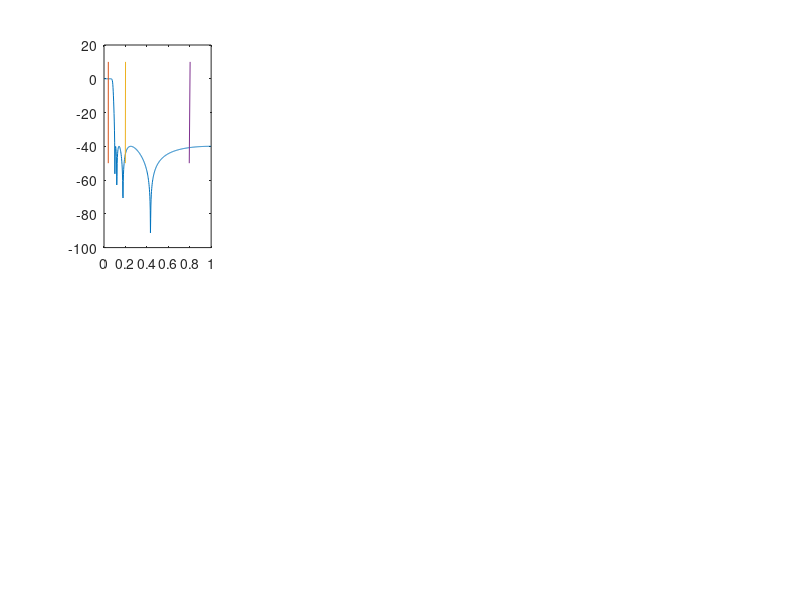

Source code (MATLAB): (Note: this script raises an error after producing the figure.)
function FiltersDigital
   
    Np = 3; % number of periods
    % Frequences
    Om = [1 5 20];
    % Amplitudes
    Amp = [10 3 1];
    AmpN = 0; % noise amplitude    % Phases
    Phi = [0 pi/2 pi/3];
    fd = 8; % sampling frequency
    Omd = pi*fd;
    
    %
    h_min = -50;
    h_max = 10;
    H = [h_min h_max];
    Om1 = [Om(1)/Omd 1.01*Om(1)/Omd];
    Om2 = [Om(2)/Omd 1.01*Om(2)/Omd];
    Om3 = [Om(3)/Omd 1.01*Om(3)/Omd];
   
    % INPUT SIGNAL
    T = 1 / fd;
    t = 0:T:Np*max(2*pi./Om);   
    s = signal(t, Om, Amp, AmpN, Phi);
    
    % IIR FILTERS
    Wlp = 0.1;
    Whp = 0.3;
    Wbp = [0.1 0.3];
    Wbs = [0.1 0.9];
    n = 8; % filter order
    Rs = 40; % dB of attenuation
    
    % lowpass
    [b,a] = cheby2(n,Rs,Wlp);
    dataIn = s;
    dataOut = filter(b,a,dataIn);
    subplot(2,4,1);
    [h,w] = freqz(b,a);
    plot(w/pi,20*log10(abs(h)), Om1, H, Om2, H, Om3, H);
    ax = gca;
    ax.YLim = [h_min h_max];
    ax.XTick = 0:.5:2;
    xlabel('Normalized Frequency (\times\pi rad/sample)')
    ylabel('Magnitude (dB)')
    title('lowpass');
    subplot(2,4,5);
    plot(t, dataIn, t, dataOut);
    
    % highpass
    [b,a] = cheby2(n,Rs,Whp,'high');
    dataIn = s;
    dataOut = filter(b,a,dataIn);
    subplot(2,4,2);
    [h,w] = freqz(b,a);
    plot(w/pi,20*log10(abs(h)), Om1, H, Om2, H, Om3, H);
    ax = gca;
    ax.YLim = [h_min h_max];
    ax.XTick = 0:.5:2;
    xlabel('Normalized Frequency (\times\pi rad/sample)')
    ylabel('Magnitude (dB)')
    title('highpass');
    subplot(2,4,6);
    plot(t, dataIn, t, dataOut); 
    
     % bandpass
    [b,a] = cheby2(n,Rs,Wbp,'bandpass');
    dataIn = s;
    dataOut = filter(b,a,dataIn);
    subplot(2,4,3);
    [h,w] = freqz(b,a);
    plot(w/pi,20*log10(abs(h)), Om1, H, Om2, H, Om3, H);
    ax = gca;
    ax.YLim = [h_min h_max];
    ax.XTick = 0:.5:2;
    xlabel('Normalized Frequency (\times\pi rad/sample)')
    ylabel('Magnitude (dB)')
    title('bandpass');
    subplot(2,4,7);
    plot(t, dataIn, t, dataOut);
    
     % bandstop
    [b,a] = cheby2(n,Rs,Wbs,'stop');
    dataIn = s;
    dataOut = filter(b,a,dataIn);
    subplot(2,4,4);
    [h,w] = freqz(b,a);
    plot(w/pi,20*log10(abs(h)), Om1, H, Om2, H, Om3, H);
    ax = gca;
    ax.YLim = [h_min h_max];
    ax.XTick = 0:.5:2;
    xlabel('Normalized Frequency (\times\pi rad/sample)')
    ylabel('Magnitude (dB)')
    title('bandstop');
    subplot(2,4,8);
    plot(t, dataIn, t, dataOut);
    
    figure
    
    % FIR FILTERS
    
    ord = 44;
    low = 0.1;
    bnd = [0.5 0.9];
    
    % fir1
    b = fir1(ord,[low bnd],'DC-1',tukeywin(ord+1));
    a = 1;
    dataIn = s;
    dataOut = filter(b,a,dataIn);
    subplot(2,2,1);
    [h,w] = freqz(b,a);
    plot(w/pi,20*log10(abs(h)), Om1, H, Om2, H, Om3, H);
    ax = gca;
    ax.YLim = [h_min h_max];
    ax.XTick = 0:.5:2;
    xlabel('Normalized Frequency (\times\pi rad/sample)')
    ylabel('Magnitude (dB)')
    title('fir1');
    subplot(2,2,3);
    plot(t, dataIn, t, dataOut);
    
    f = [0 0.05 0.4 0.6 0.95 1];
    c = [0 0.0 1.0 1.0 0.0 0];
    b = firpm(17,f,c);
    a = 1;
    dataIn = s;
    dataOut = filter(b,a,dataIn);
    subplot(2,2,2);
    [h,w] = freqz(b,a);
    plot(w/pi,20*log10(abs(h)), Om1, H, Om2, H, Om3, H);
    ax = gca;
    ax.YLim = [h_min h_max];
    ax.XTick = 0:.5:2;
    xlabel('Normalized Frequency (\times\pi rad/sample)')
    ylabel('Magnitude (dB)')
    title('firpm');
    subplot(2,2,4);
    plot(t, dataIn, t, dataOut);    
    
    % IIR zeros and poles
    figure
    
    [b,a] = cheby2(n,Rs,Wlp);
    subplot(2,2,1);
    zplane(b,a);
    title('lowpass');
    
    [b,a] = cheby2(n,Rs,Whp,'high');;
    subplot(2,2,2);
    zplane(b,a);
    title('highpass');
    
    [b,a] = cheby2(n,Rs,Wbp,'bandpass');
    subplot(2,2,3);
    zplane(b,a);
    title('bandpass');
    
    [b,a] = cheby2(n,Rs,Wbs,'stop');
    subplot(2,2,4);
    zplane(b,a);
    title('bandstop');

end
      

function s = signal(t, Omega, Amp, AmpN, Phi)

    s = 0;
    for i = 1:length(Omega)
        s = s + Amp(i) * sin(Omega(i) * t + Phi(i));
    end
    s = s + AmpN * rand(1);
    
end